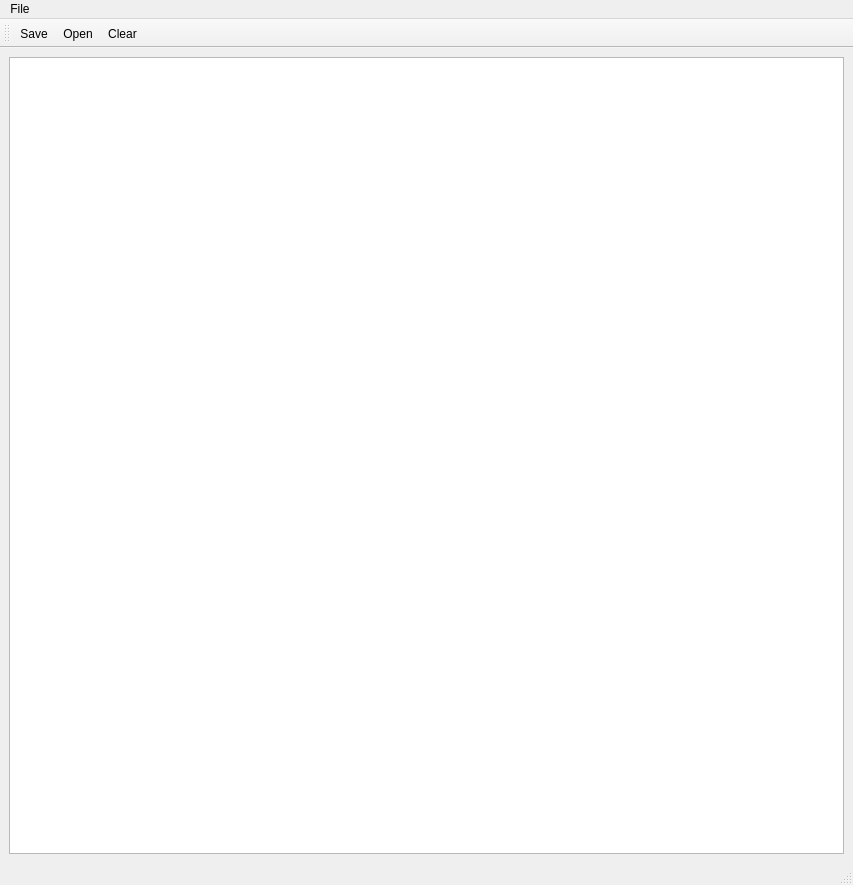
<?xml version="1.0" encoding="UTF-8"?>
<ui version="4.0">
 <class>MainWindow</class>
 <widget class="QMainWindow" name="MainWindow">
  <property name="geometry">
   <rect>
    <x>0</x>
    <y>0</y>
    <width>853</width>
    <height>885</height>
   </rect>
  </property>
  <property name="sizePolicy">
   <sizepolicy hsizetype="Fixed" vsizetype="Preferred">
    <horstretch>0</horstretch>
    <verstretch>0</verstretch>
   </sizepolicy>
  </property>
  <property name="windowTitle">
   <string>MainWindow</string>
  </property>
  <property name="animated">
   <bool>false</bool>
  </property>
  <property name="dockNestingEnabled">
   <bool>true</bool>
  </property>
  <property name="dockOptions">
   <set>QMainWindow::AllowNestedDocks|QMainWindow::AllowTabbedDocks|QMainWindow::GroupedDragging</set>
  </property>
  <widget class="QWidget" name="centralwidget">
   <property name="sizePolicy">
    <sizepolicy hsizetype="MinimumExpanding" vsizetype="Maximum">
     <horstretch>0</horstretch>
     <verstretch>0</verstretch>
    </sizepolicy>
   </property>
   <property name="maximumSize">
    <size>
     <width>16777215</width>
     <height>16777215</height>
    </size>
   </property>
   <property name="sizeIncrement">
    <size>
     <width>0</width>
     <height>34</height>
    </size>
   </property>
   <property name="layoutDirection">
    <enum>Qt::LeftToRight</enum>
   </property>
   <layout class="QVBoxLayout" name="verticalLayout_2">
    <item>
     <widget class="QFrame" name="frame">
      <property name="sizePolicy">
       <sizepolicy hsizetype="Minimum" vsizetype="Minimum">
        <horstretch>0</horstretch>
        <verstretch>0</verstretch>
       </sizepolicy>
      </property>
      <layout class="QVBoxLayout" name="verticalTableLayout">
       <property name="leftMargin">
        <number>0</number>
       </property>
       <property name="topMargin">
        <number>0</number>
       </property>
       <property name="rightMargin">
        <number>0</number>
       </property>
       <property name="bottomMargin">
        <number>0</number>
       </property>
       <item>
        <widget class="QTableView" name="tableView">
         <property name="midLineWidth">
          <number>1</number>
         </property>
         <property name="alternatingRowColors">
          <bool>true</bool>
         </property>
         <property name="selectionBehavior">
          <enum>QAbstractItemView::SelectRows</enum>
         </property>
         <property name="sortingEnabled">
          <bool>true</bool>
         </property>
        </widget>
       </item>
       <item>
        <layout class="QVBoxLayout" name="sliderLayout"/>
       </item>
      </layout>
     </widget>
    </item>
   </layout>
  </widget>
  <widget class="QStatusBar" name="statusbar">
   <property name="sizeGripEnabled">
    <bool>true</bool>
   </property>
  </widget>
  <widget class="QMenuBar" name="menubar">
   <property name="geometry">
    <rect>
     <x>0</x>
     <y>0</y>
     <width>853</width>
     <height>22</height>
    </rect>
   </property>
   <widget class="QMenu" name="menuFile">
    <property name="title">
     <string>File</string>
    </property>
    <addaction name="actionOpen"/>
    <addaction name="separator"/>
    <addaction name="actionSave"/>
    <addaction name="actionClear"/>
    <addaction name="separator"/>
    <addaction name="actionExit"/>
   </widget>
   <addaction name="menuFile"/>
  </widget>
  <widget class="QToolBar" name="toolBar">
   <property name="windowTitle">
    <string>toolBar</string>
   </property>
   <attribute name="toolBarArea">
    <enum>TopToolBarArea</enum>
   </attribute>
   <attribute name="toolBarBreak">
    <bool>false</bool>
   </attribute>
   <addaction name="actionSave"/>
   <addaction name="actionOpen"/>
   <addaction name="actionClear"/>
  </widget>
  <action name="actionOpen">
   <property name="icon">
    <iconset resource="../gpstracker.qrc">
     <normaloff>:/resources/icons/open-file.png</normaloff>:/resources/icons/open-file.png</iconset>
   </property>
   <property name="text">
    <string>Open</string>
   </property>
   <property name="shortcut">
    <string>Ctrl+O</string>
   </property>
  </action>
  <action name="actionSave">
   <property name="icon">
    <iconset resource="../gpstracker.qrc">
     <normaloff>:/resources/icons/save-file.png</normaloff>:/resources/icons/save-file.png</iconset>
   </property>
   <property name="text">
    <string>Save</string>
   </property>
   <property name="shortcut">
    <string>Ctrl+S</string>
   </property>
  </action>
  <action name="actionExit">
   <property name="icon">
    <iconset resource="../gpstracker.qrc">
     <normaloff>:/resources/icons/exit.png</normaloff>:/resources/icons/exit.png</iconset>
   </property>
   <property name="text">
    <string>Exit</string>
   </property>
   <property name="shortcut">
    <string>Ctrl+X</string>
   </property>
  </action>
  <action name="actionClear">
   <property name="icon">
    <iconset resource="../gpstracker.qrc">
     <normaloff>:/resources/icons/new-file.png</normaloff>:/resources/icons/new-file.png</iconset>
   </property>
   <property name="text">
    <string>Clear</string>
   </property>
   <property name="shortcut">
    <string>Ctrl+Shift+C</string>
   </property>
  </action>
  <action name="actionclose">
   <property name="checkable">
    <bool>true</bool>
   </property>
   <property name="icon">
    <iconset theme="application-x-executable" resource="../gpstracker.qrc">
     <normaloff>:/resources/icons/exit.png</normaloff>:/resources/icons/exit.png</iconset>
   </property>
   <property name="text">
    <string>close</string>
   </property>
   <property name="menuRole">
    <enum>QAction::NoRole</enum>
   </property>
  </action>
 </widget>
 <tabstops>
  <tabstop>tableView</tabstop>
 </tabstops>
 <includes>
  <include location="local">superqt</include>
 </includes>
 <resources>
  <include location="../gpstracker.qrc"/>
 </resources>
 <connections/>
</ui>
